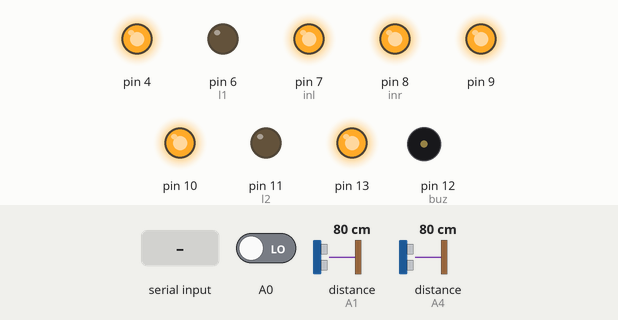
A sketch run on a simulated Arduino Uno, built with avr-gcc and run on an emulated ATmega328P. Parts: output pins drawn as LEDs (lit = HIGH), buzzer (waves = sounding, pin HIGH). Dashed ring = blinking. The test bench sets the inputs (shaded band); at power-on: A0 LOW, distance to the obstacle (sensors on A1, A4) 80 cm. The echo pulse lasts 58.3 µs per cm; pins used as bus, display or sensor lines are not drawn; what the sketch prints to the serial monitor is not drawn.

Above: at 1.2 s.
1.3 s: "Galaxy" received over Serial
At 1.88 s:
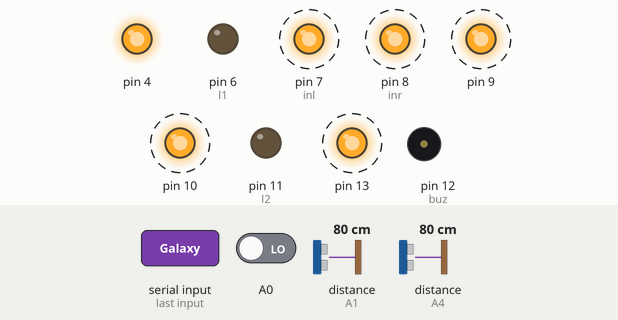
3.8 s: "forward" received over Serial
At 4.5 s:
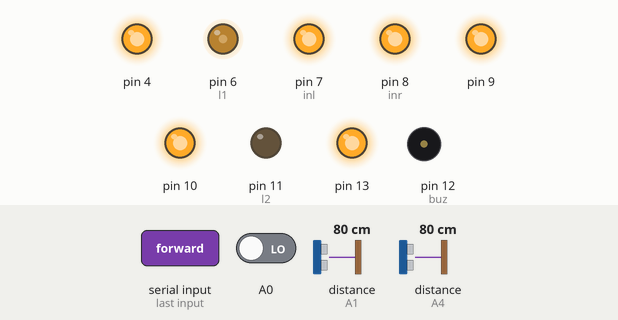
5.4 s: "medium" received over Serial
At 5.8 s:
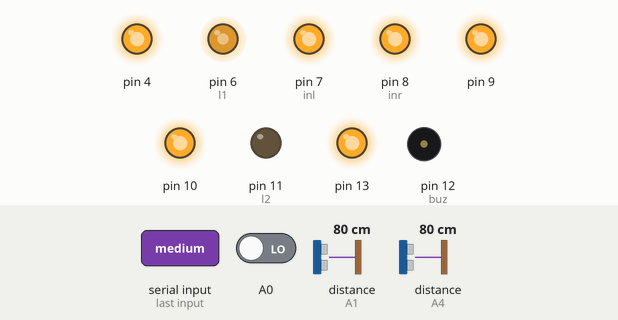
7.0 s: "fast" received over Serial
At 7.9 s:
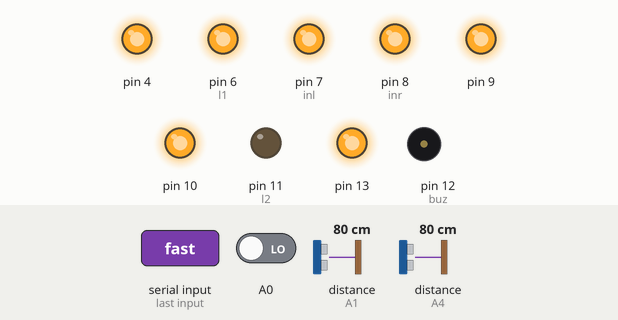
8.6 s: "backward" received over Serial
At 10.12 s:
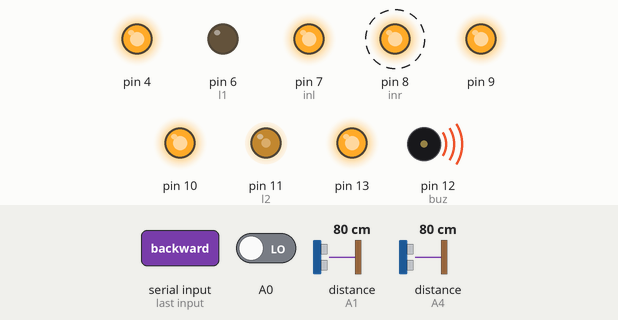
11.6 s: "right" received over Serial
At 12.8 s:
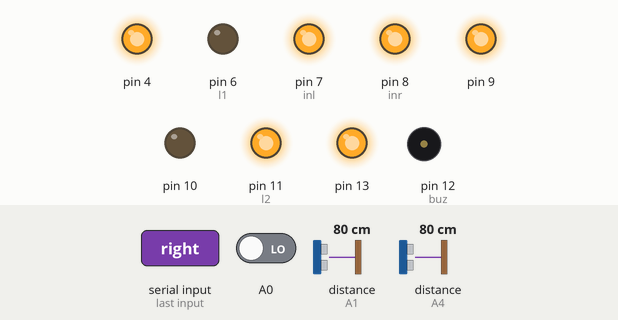
Timing chart, 0 to 15.6 s (numbered marks = the images above; inputs shaded):
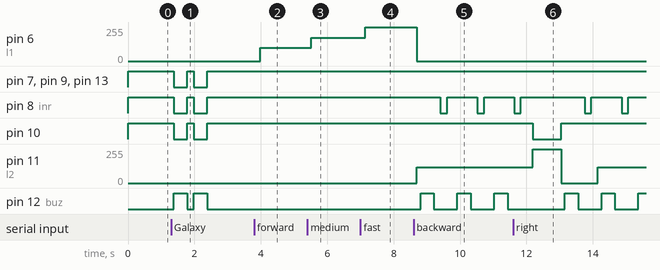

Measured:
- after the input at 1.3 s, pin 7 (inl), pin 8 (inr), pin 9, pin 10, pin 13: alternates HIGH for 0.20 s and LOW for 0.40 s, 4 changes in all, then stays HIGH, starting after 0.08 s; pin 12 (buz): alternates HIGH for 0.40 s and LOW for 0.20 s, 4 changes in all, then stays LOW, starting after 0.08 s
- after the input at 3.8 s, pin 6 (l1): 0/255 → 100/255 after 0.18 s
- after the input at 5.4 s, pin 6 (l1): 100/255 → 175/255 after 0.12 s
- after the input at 7.0 s, pin 6 (l1): 175/255 → 255/255 after 0.14 s
- after the input at 8.6 s, pin 6 (l1): 255/255 → 0/255 after 0.10 s; pin 8 (inr): alternates HIGH for 0.91 s and LOW for 0.20 s, starting after 0.81 s; pin 11 (l2): 0/255 → 120/255 after 0.10 s; pin 12 (buz): alternates HIGH for 0.40 s and LOW for 0.71 s, starting after 0.21 s
- after the input at 11.6 s, pin 10: HIGH → LOW after 0.59 s, → HIGH 0.85 s later; pin 11 (l2): 120/255 → 255/255 after 0.59 s, → 0/255 0.85 s later, → 120/255 1.1 s later

The sketch:

projectcode.ino
```cpp
int flag1;
String voice;
int dis;
int dis1;

int cm;
int cm1;
int inl = 7;
int led1;
int tri = A2;
int echo = A1;
int tri1 = A5;
int echo1 = A4;
int led2;
int inr = 8;
int buz = 12;
int l1 = 6;
int l2 = 11;
int r1 = 3;
int r2 = 5;
int Speed = 100;
bool fora;
bool back;
int input1, input2;
int flag = 0;

void setup()
{
  digitalWrite(inl, HIGH);
  digitalWrite(inr, HIGH);
  input1 = digitalRead(A0);
  input2 = digitalRead(A1);
  //digitalWrite(8, HIGH);
  pinMode(11, OUTPUT);
  Serial.begin(9600);
  pinMode(8, OUTPUT);
  pinMode(9, OUTPUT);
  pinMode(10, OUTPUT);
  pinMode(l1, OUTPUT);
  pinMode(l2, OUTPUT);
  pinMode(r1, OUTPUT);
  pinMode(r2, OUTPUT);
  pinMode(13,OUTPUT);

  pinMode(A0, INPUT);
  pinMode(A1, INPUT);

  pinMode(inl, OUTPUT);
  pinMode(inr, OUTPUT);

  pinMode(buz, OUTPUT);
  pinMode(13, OUTPUT);


  pinMode(tri, OUTPUT);
  pinMode(echo, INPUT);
   pinMode(4, OUTPUT);
  pinMode(tri1, OUTPUT);
  pinMode(echo1, INPUT);
  digitalWrite(8, HIGH);
  digitalWrite(9, HIGH);
  digitalWrite(10, HIGH);
  digitalWrite(13,HIGH);
  digitalWrite(4,HIGH);


}
//int f = 0, f1 = 0;
bool f;
void loop()
{

  digitalWrite(tri1, LOW);
  //digitalWrite(tri, LOW);
  delayMicroseconds(2);
  digitalWrite(tri1, HIGH);
  //digitalWrite(tri, HIGH);
  delayMicroseconds(2);
  digitalWrite(tri1, LOW);
  //digitalWrite(tri, LOW);
  delayMicroseconds(2);
  dis = pulseIn(echo1, HIGH);
  //dis1 = pulseIn(echo, HIGH);
  cm = (dis / 29 / 2);
  //cm1 = (dis1 / 29 / 2);

  delay(100);

  //Serial.print("hiii");
  // input1 = digitalRead(A0);
  // input2 = digitalRead(A1);
  if (cm <= 40 && fora == true && !Serial.available() )
  {

    goto st;
    //sen:
  }
  else if (fora == true && !Serial.available())
  {
    goto fo;
  }


  /* while (true)
    {
     dis = pulseIn(echo, HIGH);
     cm = (dis / 29 / 2);
     //input1 = digitalRead(A0);
     if (cm > 25)
     {
       goto fo;
       break;
     }
    }
    }*/
  digitalWrite(tri, LOW);
  delayMicroseconds(2);
  digitalWrite(tri, HIGH);
  delayMicroseconds(2);
  digitalWrite(tri, LOW);
  delayMicroseconds(2);

  dis = pulseIn(echo, HIGH);
  cm = (dis / 29 / 2);
  if (cm <= 60 && back == true && !Serial.available() )
  {
    //Serial.print("hello");

    goto st;
    //sen1:
  }
  else if (back == true && !Serial.available())
  {
    while (!Serial.available() && back == true && flag1 == 1)
    {
      Serial.print("hiiiii");
      bu();
      digitalWrite(8, LOW);
      delay(200);
      digitalWrite(8, HIGH);
      delay(200);
      goto bk;

    }


  }

  /* while (true)
    {
     dis1 = pulseIn(echo1, HIGH);
     cm1 = (dis1 / 29 / 2);
     //input2 = digitalRead(A1);
     if (cm1 > 25)
     {
       goto bk;
       break;
     }
    }
    }*/
  /*while (!Serial.available() && back == true)
    {
    Serial.print("hiiiii");
    bu();

    }*/


  //  Serial.print("hello");
 /* while(!Serial.available() && voice=="break")
  {
    digitalWrite(inl,LOW);
    digitalWrite(10,LOW);
    delay(200);
    digitalWrite(inl,HIGH);
    digitalWri+te(10,HIGH);
    delay(200);+

  }*/


  while (Serial.available())
  {
    delay(10);
    char c = Serial.read();
    if (c == '#')
    {
      break;
    }
    voice += c;
    //digitalWrite(8,HIGH);
  }
  if (voice == "Galaxy")
  {
    flag1 = 1;
    digitalWrite(buz, HIGH);
    digitalWrite(8, LOW);
    digitalWrite(9, LOW);
    digitalWrite(10, LOW);
    digitalWrite(7, LOW);
    digitalWrite(13,LOW);
    delay(400);
    digitalWrite(8, HIGH);
    digitalWrite(9, HIGH);
    digitalWrite(10, HIGH);
    digitalWrite(7, HIGH);
    digitalWrite(13,HIGH);
    digitalWrite(buz, LOW);
    delay(200);
    digitalWrite(buz, HIGH);
    digitalWrite(8, LOW);
    digitalWrite(9, LOW);
    digitalWrite(10, LOW);
    digitalWrite(7, LOW);
    digitalWrite(13,LOW);
    delay(400);
    digitalWrite(8, HIGH);
    digitalWrite(9, HIGH);
    digitalWrite(10, HIGH);
    digitalWrite(7, HIGH);
    digitalWrite(13,HIGH);
    digitalWrite(buz, LOW);
    delay(200);

  }
  if (flag1 != 1)
  {
    voice = "";
  }
  else if (flag1 == 1)
  {
    Serial.println(voice);
    if (voice.length() > 0)
    {
      //Serial.println(voice);
      if (voice == "slow" && back != true)
      {
        goto st;
sp:
        Speed = 125;
        if (fora == true)
        {
          goto fo;
        }
      }

      else if (voice == "medium" && back != true)
      {
        goto st;
sp1:
        Speed = 175;
        if (fora == true)
        {
          goto fo;
        }
      }

      else if (voice == "fast" && back != true)
      {
        goto st;
sp2:
        Speed = 255;
        if (fora == true)
        {
          goto fo;
        }
      }

      if (voice == "forward")
      {
        fora = true;
        back = false;
fo:


        analogWrite(l1, Speed);
        analogWrite(l2, 0);

        analogWrite(r1, 0);
        analogWrite(r2, Speed);

        //delay(5000);

        /*analogWrite(l1, 0);
          analogWrite(r1, 0);
          analogWrite(l2, 0);
          analogWrite(r2, 0);*/
      }

      else if (voice == "backward")
      {
        fora = false;
        back = true;
bk:
        analogWrite(l1, 0);
        analogWrite(l2, 120);

        analogWrite(r1, 120);
        analogWrite(r2, 0);

        //delay(5000);

        /*analogWrite(l1, 0);
          analogWrite(r1, 0);
          analogWrite(l2, 0);
          analogWrite(r2  1, 0);*/
      }

      else if (voice == "right")
      {
        digitalWrite(10, LOW);
        analogWrite(l1, 0);
        analogWrite(l2, 255);

        analogWrite(r1, 0);
        analogWrite(r2, 255);

        delay(850);

        analogWrite(l1, 0);
        analogWrite(r1, 0);
        analogWrite(l2, 0);
        analogWrite(r2, 0);
        digitalWrite(10, HIGH);
      }
      else if (voice == "turn on inner lights" || voice == "Inna lights on")
      {
        digitalWrite(4, LOW);
      }
      else if (voice == "turn off inner lights" || voice == "Inna lights off")
      {
        digitalWrite(4, HIGH);
      }
      else if(voice=="turn on wheel lights" || voice == "wheel lights on")
      {
        digitalWrite(13,LOW);
      }
      else if(voice=="turn off wheel lights" || voice == "wheel lights off")
      {
        digitalWrite(13,HIGH);
      }
      else if (voice == "left")
      {
        digitalWrite(inl, LOW);
        //digitalWrite(10,LOW);
        delay(200);
        // digitalWrite(10, HIGH);

       // digitalWrite(10, LOW);
        analogWrite(l1, 255);
        analogWrite(l2, 0);

        analogWrite(r1, 255);
        analogWrite(r2, 0);

        delay(850);
       // digitalWrite(10, HIGH);

        analogWrite(l1, 0);
        analogWrite(r1, 0);
        analogWrite(l2, 0);
        analogWrite(r2, 0);
        digitalWrite(inl, HIGH);
      }

      else if (voice == "turn on light" || voice == "light on")
      {
        digitalWrite(9, LOW);
        // digitalWrite(led2, HIGH);
      }

      else if (voice == "turn off light" || voice == "light off")
      {
        digitalWrite(9, HIGH);
        digitalWrite(led2, LOW);
      }

      else if (voice == "peep")
      {
        digitalWrite(buz, HIGH);
        delay(400);
        digitalWrite(buz, LOW);
        delay(200);
        digitalWrite(buz, HIGH);
        delay(400);
        digitalWrite(buz, LOW);
      }
      else if (voice == "rotate")
      {
        analogWrite(l1, 255);
        analogWrite(l2, 0);

        analogWrite(r1, 255);
        analogWrite(r2, 0);

        delay(1750);

        analogWrite(l1, 0);
        analogWrite(r1, 0);
        analogWrite(l2, 0);
        analogWrite(r2, 0);
      }

      else if (voice == "break")
      {
        back = false;
        fora = false;
        st:
        analogWrite(r1, 0);
        analogWrite(l1, 0);
        analogWrite(l2, 0);

        analogWrite(r2, 0);


        if (voice == "slow")
        {
          goto sp;
        }
        else if (voice == "medium")
        {
          goto sp1;
        }
        else if (voice == "fast")
        {
          goto sp2;
        }

        if (flag1 == 0)
        {
          back = false;
          goto sen;
        }
        if (input2 == HIGH)
        {
          //        goto sen1;
        }

      }
      else if (voice == "turn on all lights")
      {

        digitalWrite(8, LOW);
        digitalWrite(9, LOW);
        digitalWrite(10, LOW);
        digitalWrite(4, LOW);
        digitalWrite(7, LOW);
        digitalWrite(13,LOW);


      }
      else if (voice == "turn off all lights")
      {
        digitalWrite(8, HIGH);
        digitalWrite(9, HIGH);
        digitalWrite(10, HIGH);
        digitalWrite(7, HIGH);
        digitalWrite(4, HIGH);
        digitalWrite(13,HIGH);
      }

      else if (voice == "left forward")
      {
        back = false;
        fora = true;
        analogWrite(l1, 255);
        analogWrite(l2, 0);

        analogWrite(r1, 255);
        analogWrite(r2, 0);

        delay(900);

        analogWrite(l1, Speed);
        analogWrite(l2, 0);

        analogWrite(r1, 0);
        analogWrite(r2, Speed);
      }
      else if (voice == "stop")
      {
        flag1 = 0;
        goto st;
        sen:
        back == false;
        fora = false;
        Serial.print("Paliwal");
        digitalWrite(8, HIGH);
        digitalWrite(9, HIGH);
        digitalWrite(10, HIGH);
         digitalWrite(8, HIGH);
        digitalWrite(9, HIGH);
        digitalWrite(10, HIGH);
        digitalWrite(7, HIGH);
        digitalWrite(4, HIGH);
        digitalWrite(13,HIGH);
        bu();
      }

      else if (voice == "right forward")
      {
        back = false;
        fora = true;
        analogWrite(l1, 0);
        analogWrite(l2, 255);

        analogWrite(r1, 0);
        analogWrite(r2, 255);

        delay(850);

        analogWrite(l1, Speed);
        analogWrite(l2, 0);

        analogWrite(r1, 0);
        analogWrite(r2, Speed);
      }
      voice = "";
    }

  }
}
void bu()
{
  digitalWrite(buz, HIGH);
  delay(400);
  digitalWrite(buz, LOW);
  delay(200);
}
void bu1()
{
  digitalWrite(buz, HIGH);
  delay(400);
  digitalWrite(buz, LOW);
  delay(600);
}
```
